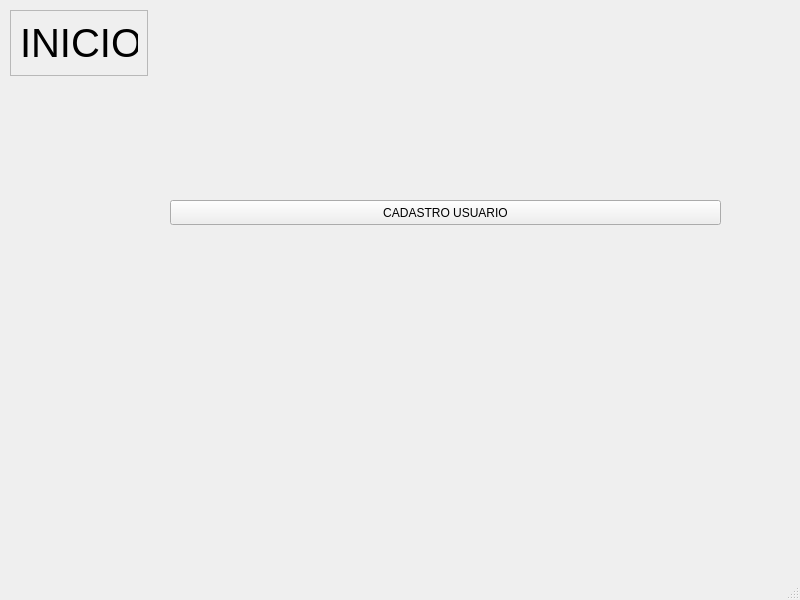
<?xml version="1.0" encoding="UTF-8"?>
<ui version="4.0">
 <class>MainWindow</class>
 <widget class="QMainWindow" name="MainWindow">
  <property name="geometry">
   <rect>
    <x>0</x>
    <y>0</y>
    <width>800</width>
    <height>600</height>
   </rect>
  </property>
  <property name="windowTitle">
   <string>MainWindow</string>
  </property>
  <widget class="QWidget" name="centralwidget">
   <widget class="QFrame" name="frame">
    <property name="geometry">
     <rect>
      <x>10</x>
      <y>10</y>
      <width>138</width>
      <height>66</height>
     </rect>
    </property>
    <property name="frameShape">
     <enum>QFrame::StyledPanel</enum>
    </property>
    <property name="frameShadow">
     <enum>QFrame::Raised</enum>
    </property>
    <layout class="QVBoxLayout" name="verticalLayout">
     <item>
      <widget class="QLabel" name="label">
       <property name="font">
        <font>
         <pointsize>30</pointsize>
        </font>
       </property>
       <property name="text">
        <string>INICIO</string>
       </property>
      </widget>
     </item>
    </layout>
   </widget>
   <widget class="QPushButton" name="btn_cadastrar_usuario">
    <property name="geometry">
     <rect>
      <x>170</x>
      <y>200</y>
      <width>551</width>
      <height>25</height>
     </rect>
    </property>
    <property name="text">
     <string>CADASTRO USUARIO</string>
    </property>
   </widget>
  </widget>
  <widget class="QMenuBar" name="menubar">
   <property name="geometry">
    <rect>
     <x>0</x>
     <y>0</y>
     <width>800</width>
     <height>22</height>
    </rect>
   </property>
  </widget>
  <widget class="QStatusBar" name="statusbar"/>
 </widget>
 <resources/>
 <connections/>
</ui>
